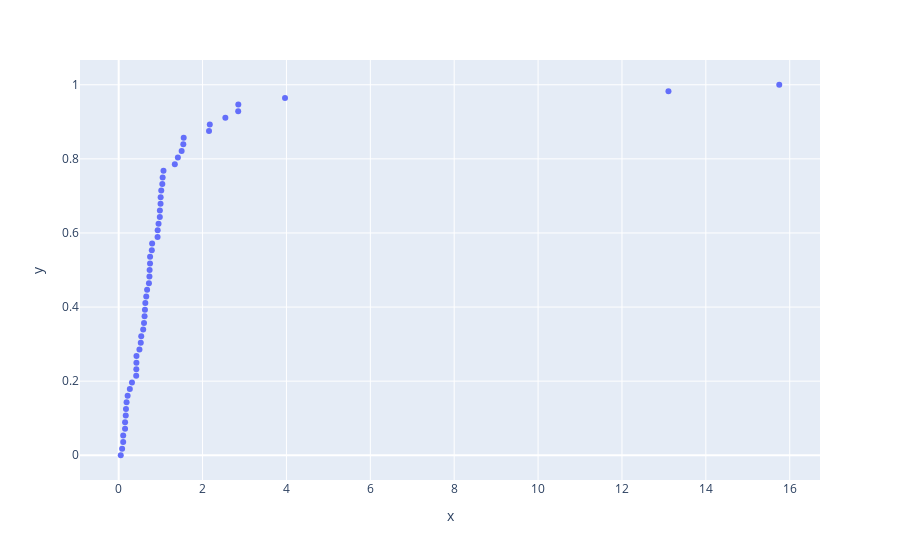

The code cell stored with this chart in its notebook:
### Code cell
v = np.abs (res.x)
px.scatter (x = np.sort(v), y = np.linspace (0,1,len(v)))
